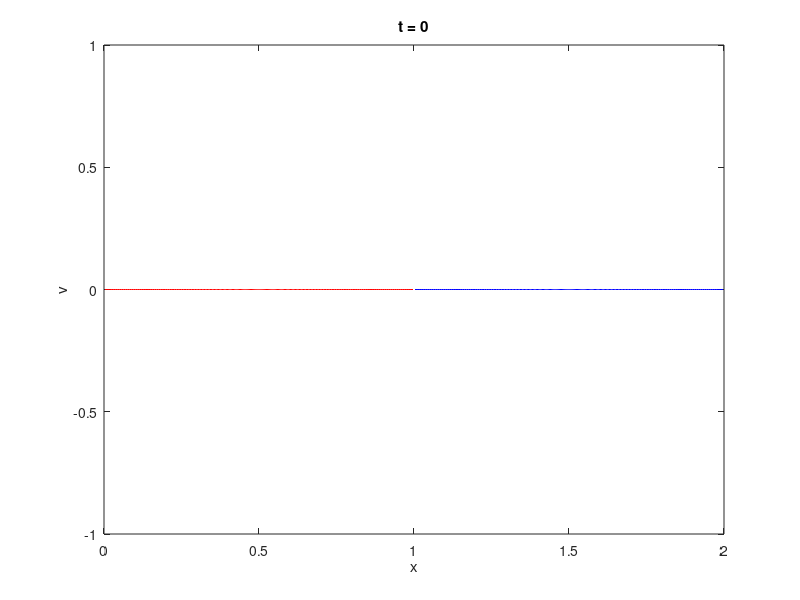
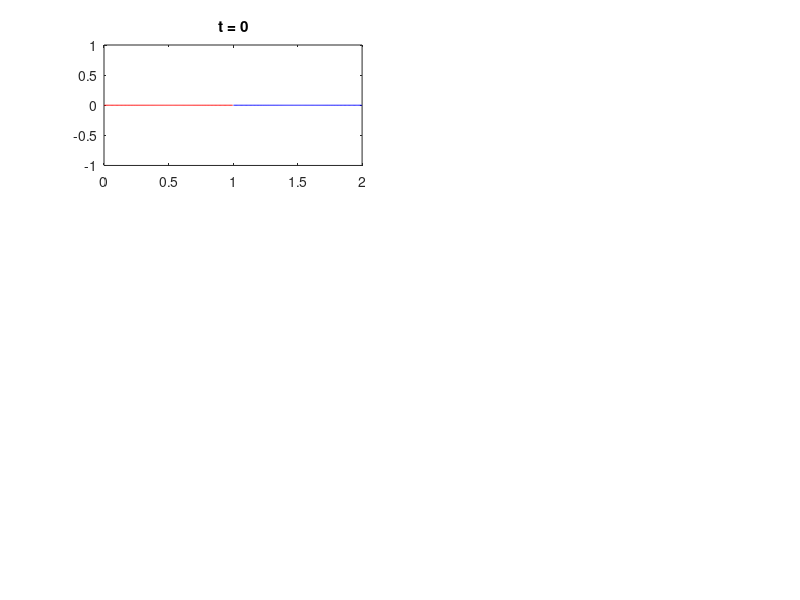

The MATLAB script that drew these images, in order: (Note: this script raises an error after producing the figures.)
% function cold_plasma
clear all
minX = 0;
maxX = 2;

N = 200; 
vmin= -1; vmax = 1;
epsilon = 0.05;
omega_0 = 1;

dt = 0.01;
t_final = 5;
Nstep = t_final/dt; 

% Initialize alpha, x and t
alpha = zeros(1,N);
for i = 1:N
    alpha(i) = (i-0.5)/N;
end
x_1 = zeros(1,N);
v_1 = zeros(1,N);

for i = 1:N
    x_1(i) = alpha(i) + epsilon*sin(2*pi*alpha(i));
    v_1(i) = 0;
end

x_2 = zeros(1,N);
v_2 = zeros(1,N);

x_3 = zeros(1,N);
v_3 = zeros(1,N);

x_4 = zeros(1,N);
v_4 = zeros(1,N);

x_5 = zeros(1,N);
v_5 = zeros(1,N);

for i = 1:N
    x_2(i) = x_1(i) +1;
    v_2(i) = v_1(i);

    x_3(i) = x_1(i) - 1;
    v_3(i) = v_1(i);

    x_4(i) = x_1(i) +2;
    v_4(i) = v_1(i);

    x_5(i) = x_1(i) -2;
    v_5(i) = v_1(i);
end


str = sprintf('t = %0.5g',0);
figure(1); 
plot(x_1,v_1,'r')
hold on
plot(x_2,v_2,'b')
hold on
plot(x_3,v_3,'g')
hold on
plot(x_4,v_4,'k')
hold on
plot(x_5,v_5,'m')
hold off
xlabel('x'); ylabel('v'); title(str); axis([ minX maxX vmin vmax])

  figure(2); subplot(3,2,1); 
  plot(x_1,v_1,'-r');
  hold on
  plot(x_2,v_2,'-b');
  hold on
  plot(x_3,v_3,'g')
  hold on
  plot(x_4,v_4,'k')
  hold on
  plot(x_5,v_5,'m')
  hold off
  axis([ minX maxX vmin vmax])
  title('t = 0');
  part = 1;



for step = 1:Nstep
    x_tt = x_dd(x_1,N,omega_0);
    for i = 1:N
        x_1(i) = x_1(i) + dt* v_1(i);
        v_1(i) = v_1(i) + dt * x_tt(i);
    end

            % for i = 1:N
            %     k1_x = v_1(i);
            %     k1_v = x_tt(i);
            %     k2_x = v_1(i) + 0.5*dt*k1_x;
            %     k2_v = x_tt(i) + 0.5*dt * k1_v;
            %     k3_x = v_1(i) + 0.5*dt*k2_x;
            %     k3_v = x_tt(i) + 0.5*dt * k2_v;
            % 
            %     k4_x = v_1(i) + dt*k3_x;
            %     k4_v = x_tt(i) + dt * k3_v;
            % 
            %     x_1(i) = x_1(i) + dt/6 * (k1_x+2*k2_x+2*k3_x+k4_x);
            %     v_1(i) = v_1(i) + dt/6 * (k1_v+2*k2_v+2*k3_v+k4_v);
            % end




            for i = 1:N
                x_2(i) = x_1(i)+1;
                v_2(i) = v_1(i);

                x_3(i) = x_1(i) - 1;
                v_3(i) = v_1(i);
            
                x_4(i) = x_1(i) +2;
                v_4(i) = v_1(i);
            
                x_5(i) = x_1(i) -2;
                v_5(i) = v_1(i);
            end




  str = sprintf('t = %0.5g',step*dt);
  figure(1); 
      plot(x_1,v_1,'-or','MarkerSize',2)
      hold on
      plot(x_2,v_2,'-ob','MarkerSize',2)
      hold on
      plot(x_3,v_3,'-og','MarkerSize',2)
      hold on
      plot(x_4,v_4,'-ok','MarkerSize',2)
      hold on
      plot(x_5,v_5,'-om','MarkerSize',2)
      hold on
      z = linspace(minX,maxX,15);
      y = zeros(length(z),1);
      plot(z,y,'--b')
      hold off

  xlabel('x'); ylabel('v'); title(str); axis([ minX maxX vmin vmax])
  
    if step == 200 || step == 400 || step == 600 || step == 800 || step == 1000
      figure(2);subplot(3,2,1+part); 
          plot(x_1,v_1,'r')
          hold on
          plot(x_2,v_2,'b')
          hold on
          plot(x_3,v_3,'g')
          hold on
          plot(x_4,v_4,'k')
          hold on
          plot(x_5,v_5,'m')
          hold off
      
      axis([ minX maxX vmin vmax])
      
      hold on
      z = linspace(minX,maxX,15);
      y = zeros(length(z),1);
      plot(z,y,'--b')
      
      xlabel('x');ylabel('v');
      time = step*dt;
      title(sprintf('t = %.2f', time));
      part = part+1;
    end
end




function Efield = x_dd(x,N,omega_0)
    for i = 1:N
        x(i) = mod(x(i),1);
    end
    for i = 1:N
        Efield(i) = 0;
        for j = 1:N
            Efield(i) = Efield(i) + k(x(i),x(j))* omega_0*(1/N);
        end
    end
end

function weight = k(x,y)
  weight = 0;
  if x>y
      weight = -0.5+x-y;
  end
  if x < y
      weight = 0.5+x-y;
  end
end

    